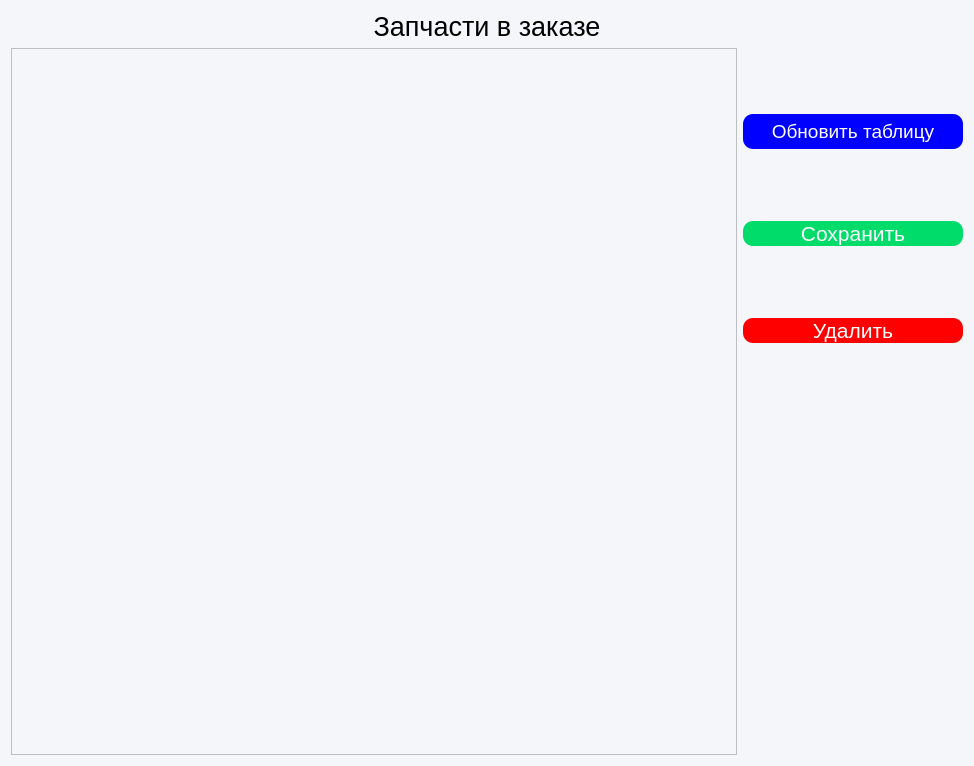
<?xml version="1.0" encoding="UTF-8"?>
<ui version="4.0">
 <class>Form</class>
 <widget class="QWidget" name="Form">
  <property name="geometry">
   <rect>
    <x>0</x>
    <y>0</y>
    <width>974</width>
    <height>766</height>
   </rect>
  </property>
  <property name="windowTitle">
   <string>Form</string>
  </property>
  <property name="styleSheet">
   <string notr="true">background-color: #F5F6FA</string>
  </property>
  <layout class="QGridLayout" name="gridLayout">
   <property name="leftMargin">
    <number>11</number>
   </property>
   <item row="0" column="0" colspan="2">
    <layout class="QHBoxLayout" name="horizontalLayout_2">
     <item>
      <widget class="QLabel" name="label">
       <property name="font">
        <font>
         <pointsize>20</pointsize>
        </font>
       </property>
       <property name="layoutDirection">
        <enum>Qt::LeftToRight</enum>
       </property>
       <property name="text">
        <string>Запчасти в заказе</string>
       </property>
       <property name="alignment">
        <set>Qt::AlignCenter</set>
       </property>
      </widget>
     </item>
    </layout>
   </item>
   <item row="1" column="0">
    <layout class="QVBoxLayout" name="verticalLayout">
     <item>
      <widget class="QTableView" name="tableView"/>
     </item>
    </layout>
   </item>
   <item row="1" column="1">
    <layout class="QVBoxLayout" name="verticalLayout_2">
     <property name="bottomMargin">
      <number>50</number>
     </property>
     <item>
      <widget class="QPushButton" name="refresh_btn">
       <property name="minimumSize">
        <size>
         <width>220</width>
         <height>35</height>
        </size>
       </property>
       <property name="palette">
        <palette>
         <active>
          <colorrole role="WindowText">
           <brush brushstyle="SolidPattern">
            <color alpha="255">
             <red>255</red>
             <green>255</green>
             <blue>255</blue>
            </color>
           </brush>
          </colorrole>
          <colorrole role="Button">
           <brush brushstyle="SolidPattern">
            <color alpha="255">
             <red>0</red>
             <green>0</green>
             <blue>255</blue>
            </color>
           </brush>
          </colorrole>
          <colorrole role="Text">
           <brush brushstyle="SolidPattern">
            <color alpha="255">
             <red>255</red>
             <green>255</green>
             <blue>255</blue>
            </color>
           </brush>
          </colorrole>
          <colorrole role="ButtonText">
           <brush brushstyle="SolidPattern">
            <color alpha="255">
             <red>255</red>
             <green>255</green>
             <blue>255</blue>
            </color>
           </brush>
          </colorrole>
          <colorrole role="Base">
           <brush brushstyle="SolidPattern">
            <color alpha="255">
             <red>0</red>
             <green>0</green>
             <blue>255</blue>
            </color>
           </brush>
          </colorrole>
          <colorrole role="Window">
           <brush brushstyle="SolidPattern">
            <color alpha="255">
             <red>0</red>
             <green>0</green>
             <blue>255</blue>
            </color>
           </brush>
          </colorrole>
         </active>
         <inactive>
          <colorrole role="WindowText">
           <brush brushstyle="SolidPattern">
            <color alpha="255">
             <red>255</red>
             <green>255</green>
             <blue>255</blue>
            </color>
           </brush>
          </colorrole>
          <colorrole role="Button">
           <brush brushstyle="SolidPattern">
            <color alpha="255">
             <red>0</red>
             <green>0</green>
             <blue>255</blue>
            </color>
           </brush>
          </colorrole>
          <colorrole role="Text">
           <brush brushstyle="SolidPattern">
            <color alpha="255">
             <red>255</red>
             <green>255</green>
             <blue>255</blue>
            </color>
           </brush>
          </colorrole>
          <colorrole role="ButtonText">
           <brush brushstyle="SolidPattern">
            <color alpha="255">
             <red>255</red>
             <green>255</green>
             <blue>255</blue>
            </color>
           </brush>
          </colorrole>
          <colorrole role="Base">
           <brush brushstyle="SolidPattern">
            <color alpha="255">
             <red>0</red>
             <green>0</green>
             <blue>255</blue>
            </color>
           </brush>
          </colorrole>
          <colorrole role="Window">
           <brush brushstyle="SolidPattern">
            <color alpha="255">
             <red>0</red>
             <green>0</green>
             <blue>255</blue>
            </color>
           </brush>
          </colorrole>
         </inactive>
         <disabled>
          <colorrole role="WindowText">
           <brush brushstyle="SolidPattern">
            <color alpha="255">
             <red>255</red>
             <green>255</green>
             <blue>255</blue>
            </color>
           </brush>
          </colorrole>
          <colorrole role="Button">
           <brush brushstyle="SolidPattern">
            <color alpha="255">
             <red>0</red>
             <green>0</green>
             <blue>255</blue>
            </color>
           </brush>
          </colorrole>
          <colorrole role="Text">
           <brush brushstyle="SolidPattern">
            <color alpha="255">
             <red>255</red>
             <green>255</green>
             <blue>255</blue>
            </color>
           </brush>
          </colorrole>
          <colorrole role="ButtonText">
           <brush brushstyle="SolidPattern">
            <color alpha="255">
             <red>255</red>
             <green>255</green>
             <blue>255</blue>
            </color>
           </brush>
          </colorrole>
          <colorrole role="Base">
           <brush brushstyle="SolidPattern">
            <color alpha="255">
             <red>0</red>
             <green>0</green>
             <blue>255</blue>
            </color>
           </brush>
          </colorrole>
          <colorrole role="Window">
           <brush brushstyle="SolidPattern">
            <color alpha="255">
             <red>0</red>
             <green>0</green>
             <blue>255</blue>
            </color>
           </brush>
          </colorrole>
         </disabled>
        </palette>
       </property>
       <property name="font">
        <font>
         <pointsize>14</pointsize>
        </font>
       </property>
       <property name="styleSheet">
        <string notr="true">#refresh_btn {
   background-color:rgb(0, 0, 255); /* Цвет фона кнопки */
    border-radius: 10px; /* Устанавливаем радиус закругления углов */
    color: white; /* Цвет текста кнопки */
}
#refresh_btn:hover {
                background-color: rgb(0, 0, 158)
}

</string>
       </property>
       <property name="text">
        <string>Обновить таблицу</string>
       </property>
      </widget>
     </item>
     <item>
      <widget class="QPushButton" name="save_btn">
       <property name="palette">
        <palette>
         <active>
          <colorrole role="WindowText">
           <brush brushstyle="SolidPattern">
            <color alpha="255">
             <red>255</red>
             <green>255</green>
             <blue>255</blue>
            </color>
           </brush>
          </colorrole>
          <colorrole role="Button">
           <brush brushstyle="SolidPattern">
            <color alpha="255">
             <red>0</red>
             <green>220</green>
             <blue>106</blue>
            </color>
           </brush>
          </colorrole>
          <colorrole role="Text">
           <brush brushstyle="SolidPattern">
            <color alpha="255">
             <red>255</red>
             <green>255</green>
             <blue>255</blue>
            </color>
           </brush>
          </colorrole>
          <colorrole role="ButtonText">
           <brush brushstyle="SolidPattern">
            <color alpha="255">
             <red>255</red>
             <green>255</green>
             <blue>255</blue>
            </color>
           </brush>
          </colorrole>
          <colorrole role="Base">
           <brush brushstyle="SolidPattern">
            <color alpha="255">
             <red>0</red>
             <green>220</green>
             <blue>106</blue>
            </color>
           </brush>
          </colorrole>
          <colorrole role="Window">
           <brush brushstyle="SolidPattern">
            <color alpha="255">
             <red>0</red>
             <green>220</green>
             <blue>106</blue>
            </color>
           </brush>
          </colorrole>
         </active>
         <inactive>
          <colorrole role="WindowText">
           <brush brushstyle="SolidPattern">
            <color alpha="255">
             <red>255</red>
             <green>255</green>
             <blue>255</blue>
            </color>
           </brush>
          </colorrole>
          <colorrole role="Button">
           <brush brushstyle="SolidPattern">
            <color alpha="255">
             <red>0</red>
             <green>220</green>
             <blue>106</blue>
            </color>
           </brush>
          </colorrole>
          <colorrole role="Text">
           <brush brushstyle="SolidPattern">
            <color alpha="255">
             <red>255</red>
             <green>255</green>
             <blue>255</blue>
            </color>
           </brush>
          </colorrole>
          <colorrole role="ButtonText">
           <brush brushstyle="SolidPattern">
            <color alpha="255">
             <red>255</red>
             <green>255</green>
             <blue>255</blue>
            </color>
           </brush>
          </colorrole>
          <colorrole role="Base">
           <brush brushstyle="SolidPattern">
            <color alpha="255">
             <red>0</red>
             <green>220</green>
             <blue>106</blue>
            </color>
           </brush>
          </colorrole>
          <colorrole role="Window">
           <brush brushstyle="SolidPattern">
            <color alpha="255">
             <red>0</red>
             <green>220</green>
             <blue>106</blue>
            </color>
           </brush>
          </colorrole>
         </inactive>
         <disabled>
          <colorrole role="WindowText">
           <brush brushstyle="SolidPattern">
            <color alpha="255">
             <red>255</red>
             <green>255</green>
             <blue>255</blue>
            </color>
           </brush>
          </colorrole>
          <colorrole role="Button">
           <brush brushstyle="SolidPattern">
            <color alpha="255">
             <red>0</red>
             <green>220</green>
             <blue>106</blue>
            </color>
           </brush>
          </colorrole>
          <colorrole role="Text">
           <brush brushstyle="SolidPattern">
            <color alpha="255">
             <red>255</red>
             <green>255</green>
             <blue>255</blue>
            </color>
           </brush>
          </colorrole>
          <colorrole role="ButtonText">
           <brush brushstyle="SolidPattern">
            <color alpha="255">
             <red>255</red>
             <green>255</green>
             <blue>255</blue>
            </color>
           </brush>
          </colorrole>
          <colorrole role="Base">
           <brush brushstyle="SolidPattern">
            <color alpha="255">
             <red>0</red>
             <green>220</green>
             <blue>106</blue>
            </color>
           </brush>
          </colorrole>
          <colorrole role="Window">
           <brush brushstyle="SolidPattern">
            <color alpha="255">
             <red>0</red>
             <green>220</green>
             <blue>106</blue>
            </color>
           </brush>
          </colorrole>
         </disabled>
        </palette>
       </property>
       <property name="font">
        <font>
         <pointsize>16</pointsize>
        </font>
       </property>
       <property name="styleSheet">
        <string notr="true">#save_btn {
   background-color:rgb(0, 220, 106); /* Цвет фона кнопки */
    border-radius: 10px; /* Устанавливаем радиус закругления углов */
    color: white; /* Цвет текста кнопки */
}
#save_btn:hover {
                background-color:rgb(0, 152, 0)
}
#save_btn:pressed {
	background-color: rgb(0, 132, 0)
}



</string>
       </property>
       <property name="text">
        <string>Сохранить</string>
       </property>
      </widget>
     </item>
     <item>
      <widget class="QPushButton" name="delete_btn">
       <property name="palette">
        <palette>
         <active>
          <colorrole role="WindowText">
           <brush brushstyle="SolidPattern">
            <color alpha="255">
             <red>255</red>
             <green>255</green>
             <blue>255</blue>
            </color>
           </brush>
          </colorrole>
          <colorrole role="Button">
           <brush brushstyle="SolidPattern">
            <color alpha="255">
             <red>255</red>
             <green>0</green>
             <blue>0</blue>
            </color>
           </brush>
          </colorrole>
          <colorrole role="Text">
           <brush brushstyle="SolidPattern">
            <color alpha="255">
             <red>255</red>
             <green>255</green>
             <blue>255</blue>
            </color>
           </brush>
          </colorrole>
          <colorrole role="ButtonText">
           <brush brushstyle="SolidPattern">
            <color alpha="255">
             <red>255</red>
             <green>255</green>
             <blue>255</blue>
            </color>
           </brush>
          </colorrole>
          <colorrole role="Base">
           <brush brushstyle="SolidPattern">
            <color alpha="255">
             <red>255</red>
             <green>0</green>
             <blue>0</blue>
            </color>
           </brush>
          </colorrole>
          <colorrole role="Window">
           <brush brushstyle="SolidPattern">
            <color alpha="255">
             <red>255</red>
             <green>0</green>
             <blue>0</blue>
            </color>
           </brush>
          </colorrole>
         </active>
         <inactive>
          <colorrole role="WindowText">
           <brush brushstyle="SolidPattern">
            <color alpha="255">
             <red>255</red>
             <green>255</green>
             <blue>255</blue>
            </color>
           </brush>
          </colorrole>
          <colorrole role="Button">
           <brush brushstyle="SolidPattern">
            <color alpha="255">
             <red>255</red>
             <green>0</green>
             <blue>0</blue>
            </color>
           </brush>
          </colorrole>
          <colorrole role="Text">
           <brush brushstyle="SolidPattern">
            <color alpha="255">
             <red>255</red>
             <green>255</green>
             <blue>255</blue>
            </color>
           </brush>
          </colorrole>
          <colorrole role="ButtonText">
           <brush brushstyle="SolidPattern">
            <color alpha="255">
             <red>255</red>
             <green>255</green>
             <blue>255</blue>
            </color>
           </brush>
          </colorrole>
          <colorrole role="Base">
           <brush brushstyle="SolidPattern">
            <color alpha="255">
             <red>255</red>
             <green>0</green>
             <blue>0</blue>
            </color>
           </brush>
          </colorrole>
          <colorrole role="Window">
           <brush brushstyle="SolidPattern">
            <color alpha="255">
             <red>255</red>
             <green>0</green>
             <blue>0</blue>
            </color>
           </brush>
          </colorrole>
         </inactive>
         <disabled>
          <colorrole role="WindowText">
           <brush brushstyle="SolidPattern">
            <color alpha="255">
             <red>255</red>
             <green>255</green>
             <blue>255</blue>
            </color>
           </brush>
          </colorrole>
          <colorrole role="Button">
           <brush brushstyle="SolidPattern">
            <color alpha="255">
             <red>255</red>
             <green>0</green>
             <blue>0</blue>
            </color>
           </brush>
          </colorrole>
          <colorrole role="Text">
           <brush brushstyle="SolidPattern">
            <color alpha="255">
             <red>255</red>
             <green>255</green>
             <blue>255</blue>
            </color>
           </brush>
          </colorrole>
          <colorrole role="ButtonText">
           <brush brushstyle="SolidPattern">
            <color alpha="255">
             <red>255</red>
             <green>255</green>
             <blue>255</blue>
            </color>
           </brush>
          </colorrole>
          <colorrole role="Base">
           <brush brushstyle="SolidPattern">
            <color alpha="255">
             <red>255</red>
             <green>0</green>
             <blue>0</blue>
            </color>
           </brush>
          </colorrole>
          <colorrole role="Window">
           <brush brushstyle="SolidPattern">
            <color alpha="255">
             <red>255</red>
             <green>0</green>
             <blue>0</blue>
            </color>
           </brush>
          </colorrole>
         </disabled>
        </palette>
       </property>
       <property name="font">
        <font>
         <pointsize>16</pointsize>
        </font>
       </property>
       <property name="styleSheet">
        <string notr="true">#delete_btn {
   background-color: rgb(255, 0, 0); /* Цвет фона кнопки */
    border-radius: 10px; /* Устанавливаем радиус закругления углов */
    color: white; /* Цвет текста кнопки */
}
#delete_btn:hover {
                background-color: rgb(200, 0, 0)
}


</string>
       </property>
       <property name="text">
        <string>Удалить</string>
       </property>
      </widget>
     </item>
     <item>
      <widget class="QLabel" name="error_label">
       <property name="minimumSize">
        <size>
         <width>35</width>
         <height>220</height>
        </size>
       </property>
       <property name="maximumSize">
        <size>
         <width>16777215</width>
         <height>22</height>
        </size>
       </property>
       <property name="font">
        <font>
         <pointsize>10</pointsize>
        </font>
       </property>
       <property name="styleSheet">
        <string notr="true">color: rgb(255, 0, 0)</string>
       </property>
       <property name="text">
        <string/>
       </property>
       <property name="alignment">
        <set>Qt::AlignCenter</set>
       </property>
       <property name="wordWrap">
        <bool>true</bool>
       </property>
      </widget>
     </item>
    </layout>
   </item>
  </layout>
 </widget>
 <resources/>
 <connections/>
</ui>
